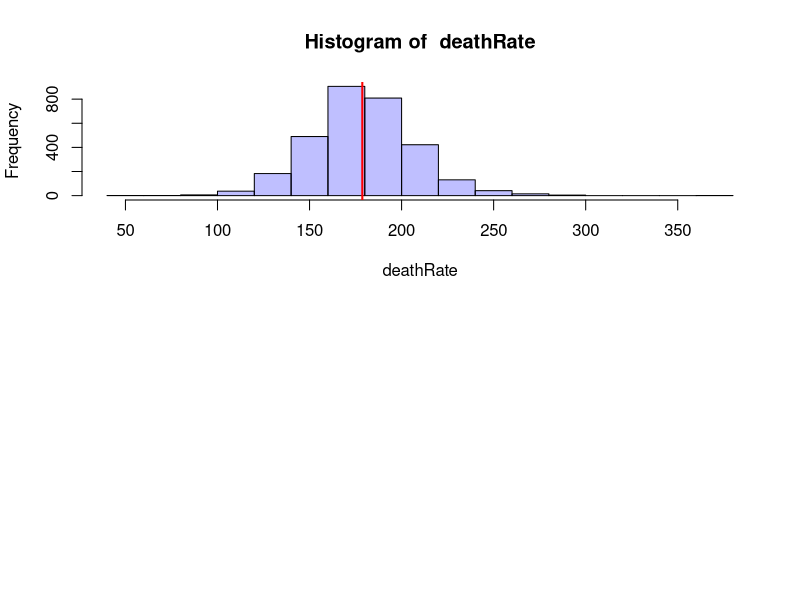
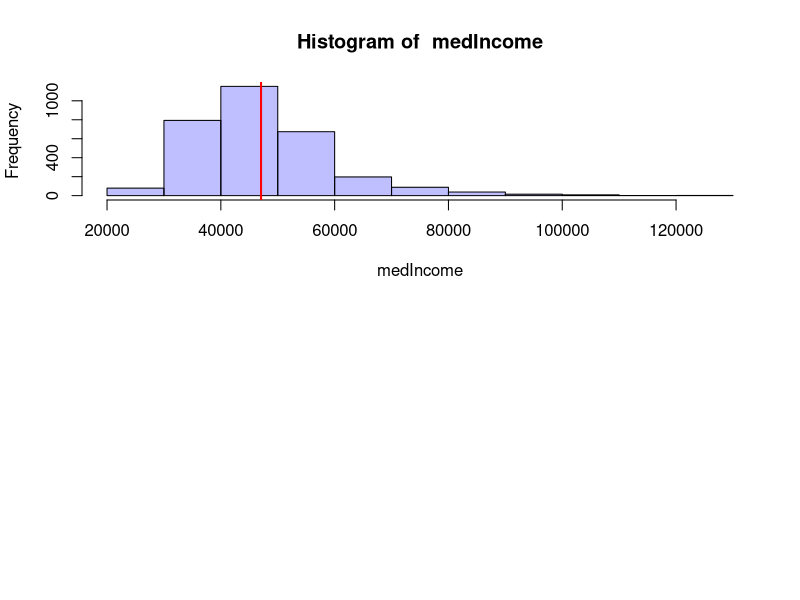
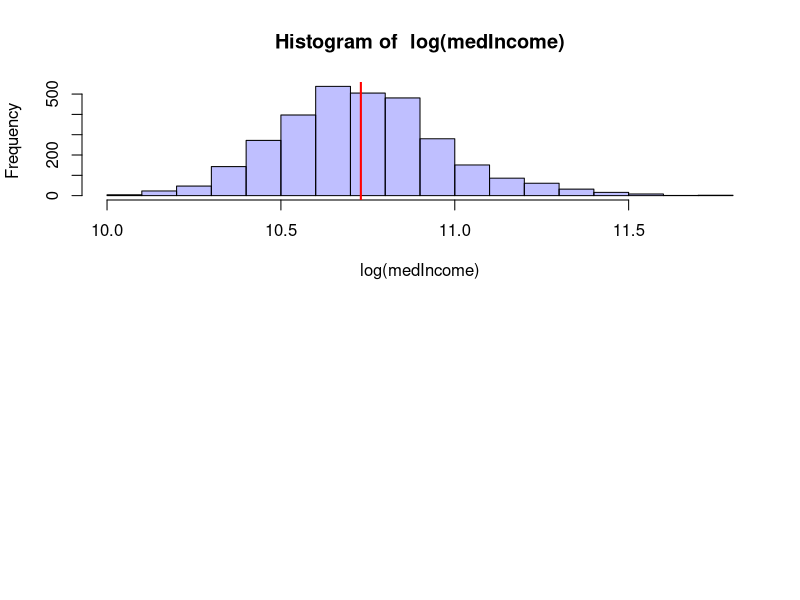
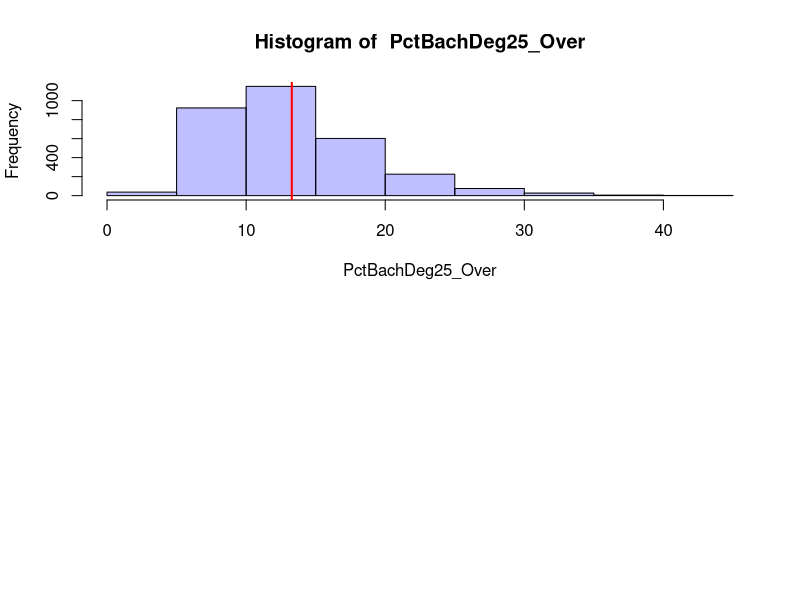
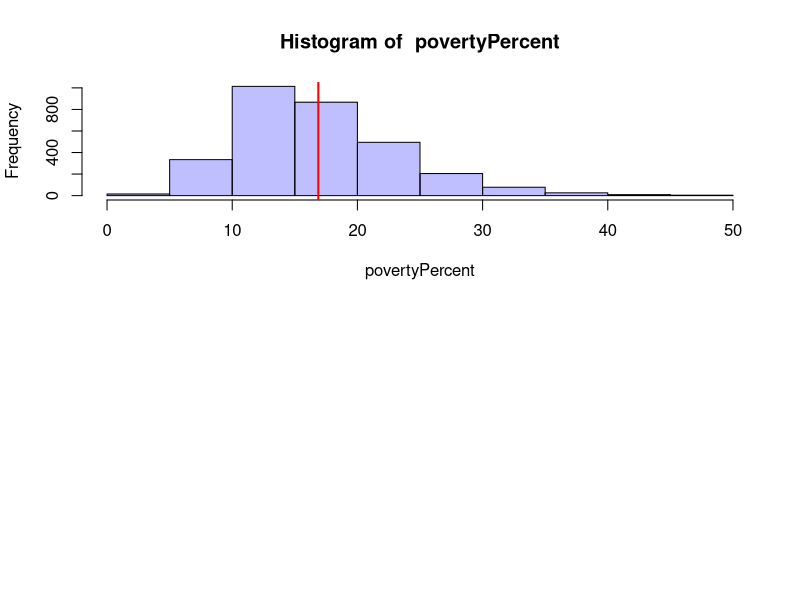
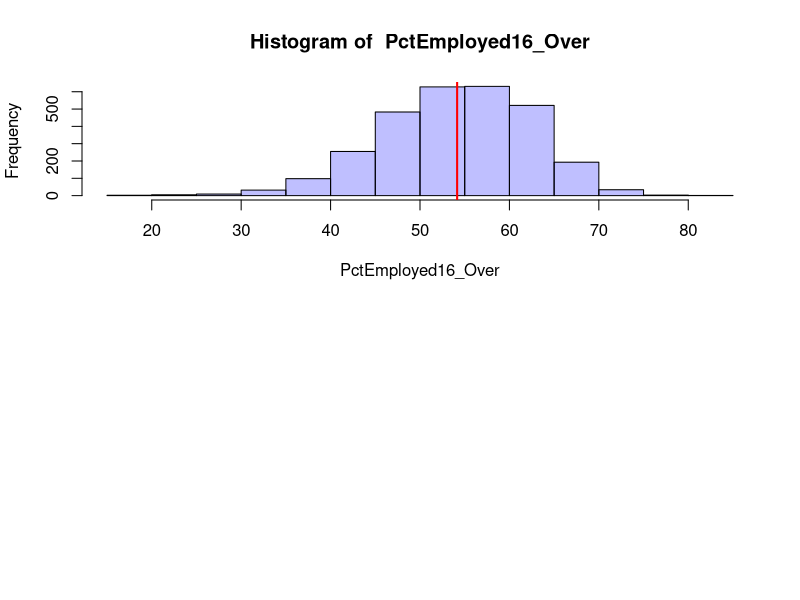
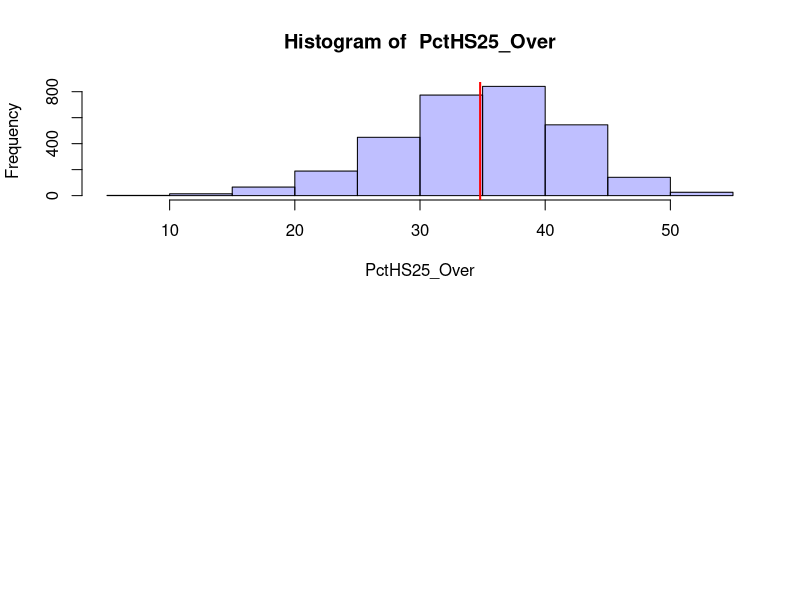
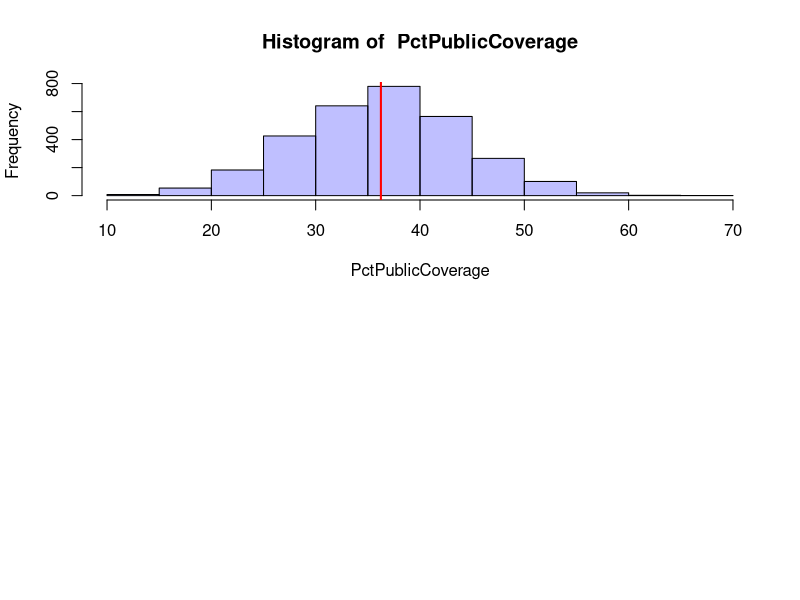

These charts were generated, in order, by the following R code:
## ---- chunk 1
knitr::opts_chunk$set(echo = TRUE)
## ---- chunk 2
Cancer = read.csv('cancer.csv')  
## ---- chunk 3
colnames(Cancer)  
## ---- chunk 4
summary(Cancer)
attach(Cancer)
par(mar=c(20,4.1,4.1,2.1))
## ---- chunk 5
# convenient wrapper function for a prettier histogram
histWithMean <- function(vec, name) {
  hist(vec, col=rgb(0,0,1,1/4), main=paste("Histogram of ", name), xlab=name)
  # add a red line down the mean
  abline(v = mean(vec, na.rm=TRUE), col="red", lwd=2)
}
## ---- chunk 6
histWithMean(deathRate, "deathRate")
## ---- chunk 7
# function that counts the number of elements in a vector that satisfy the predicate
# convenient for checking certain sanity bounds and counting how many are out of the bounds
count.by <- function(vec, predicate) {
  yes <- 0
  no <- 0
  for (n in vec) {
    if (predicate(n)) {
      yes <- yes + 1
    } else {
      no <- no + 1
    }
  }
  return(c(yes, no))
}
## ---- chunk 8
count.by(AvgHouseholdSize, function(num) num < 1)
## ---- chunk 9
count.by(MedianAge, function(num) num > 200)
## ---- chunk 10
count.by(PctEmployed16_Over, is.na)
## ---- chunk 11
count.by(PctSomeCol18_24, is.na)
## ---- chunk 12
histWithMean(medIncome, "medIncome")
histWithMean(log(medIncome), "log(medIncome)")
## ---- chunk 13
Cancer$logMedIncome <- log(medIncome)
## ---- chunk 14
histWithMean(PctBachDeg25_Over, "PctBachDeg25_Over")
histWithMean(povertyPercent, "povertyPercent")
histWithMean(PctEmployed16_Over, "PctEmployed16_Over")
histWithMean(PctHS25_Over, "PctHS25_Over")
histWithMean(PctPublicCoverage, "PctPublicCoverage")
histWithMean(PctPrivateCoverage, "PctPrivateCoverage")
histWithMean(PctUnemployed16_Over, "PctUnemployed16_Over")
## ---- chunk 15
# some columns were added, so lets update the attached version
detach(Cancer)
attach(Cancer)
## ---- chunk 16
# get just the numeric columns
numericColumns <- sapply(Cancer, is.numeric)
NumericCancer <- Cancer[, numericColumns]
# get each correlations with each column
correlations <- apply(NumericCancer, 2, function(col) cor(col, deathRate))
correlations <- correlations[!is.na(correlations)]
## ---- chunk 17
# clean the NAs out of PctEmployed16_Over and calculate correlation
cleanPctEmployed16_Over <- !is.na(PctEmployed16_Over)
corPctEmployed16_Over <- cor(PctEmployed16_Over[cleanPctEmployed16_Over], deathRate[cleanPctEmployed16_Over])
# append it to the vector of correlations and name the entry
correlations <- c(correlations, corPctEmployed16_Over)
names(correlations)[length(correlations)] <- "PctEmployed16_Over"
## ---- chunk 18
# sort them
correlations <- correlations[order(abs(correlations), decreasing=TRUE)]
correlations <- correlations[2:length(correlations)]
correlations <- correlations[abs(correlations) >= 0.3]
correlations
## ---- chunk 19

#par(mar=c(8,4,6,2))
plotInfo <- function(vec, name, corr) {
  plot(vec, deathRate, cex=0.2, sub=paste("r = ", corr), xlab=name, main=paste("deathRate vs ", name))
}

for (i in 1:length(correlations)) {
  name <- names(correlations)[i]
  plotInfo(unlist(Cancer[name]), name, correlations[i])
}
